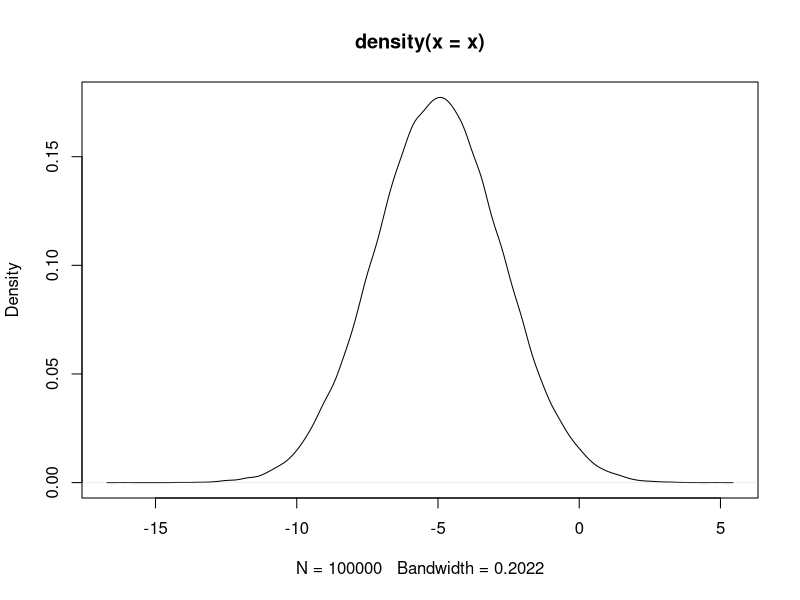
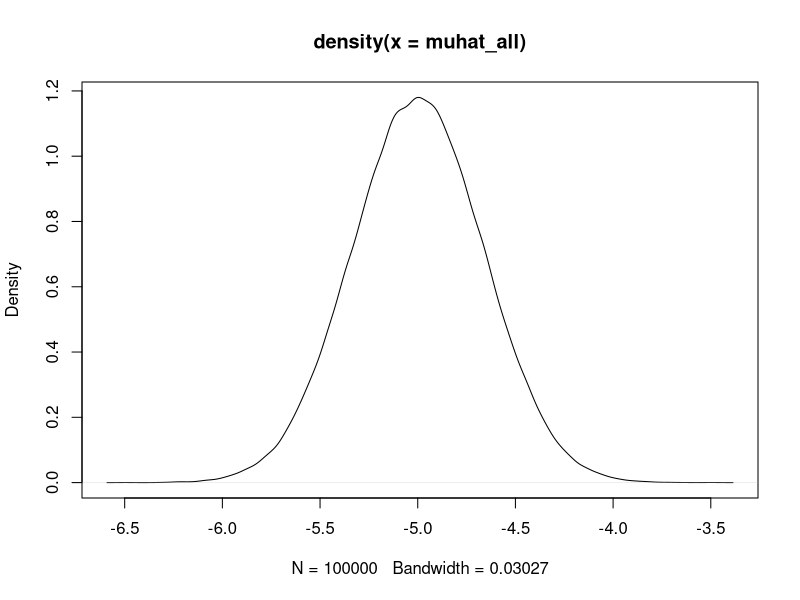
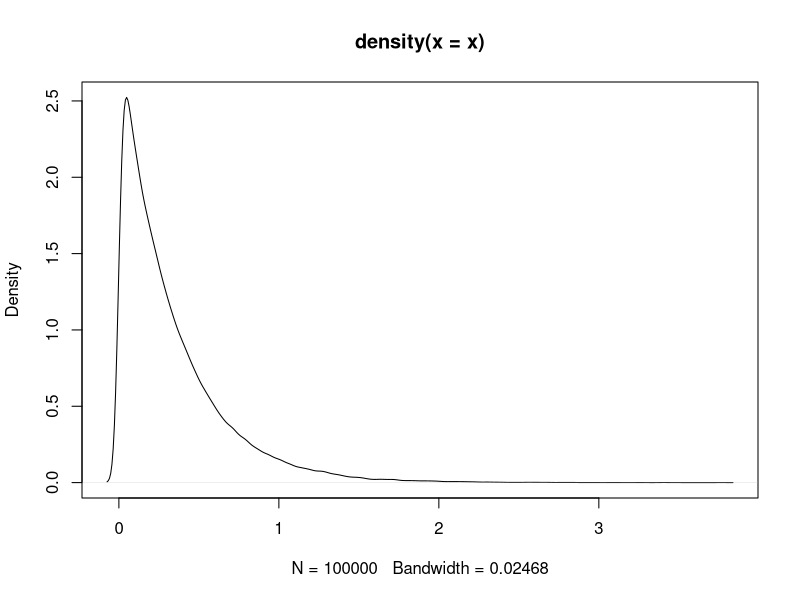
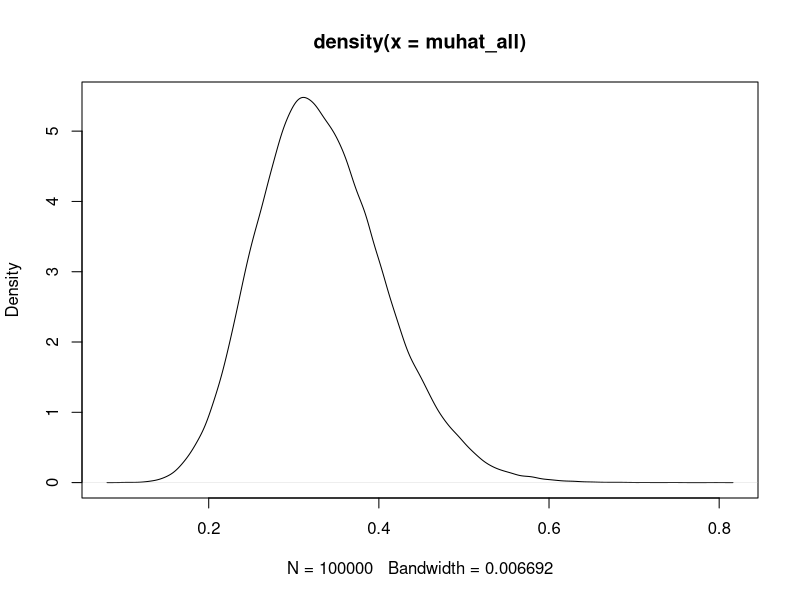
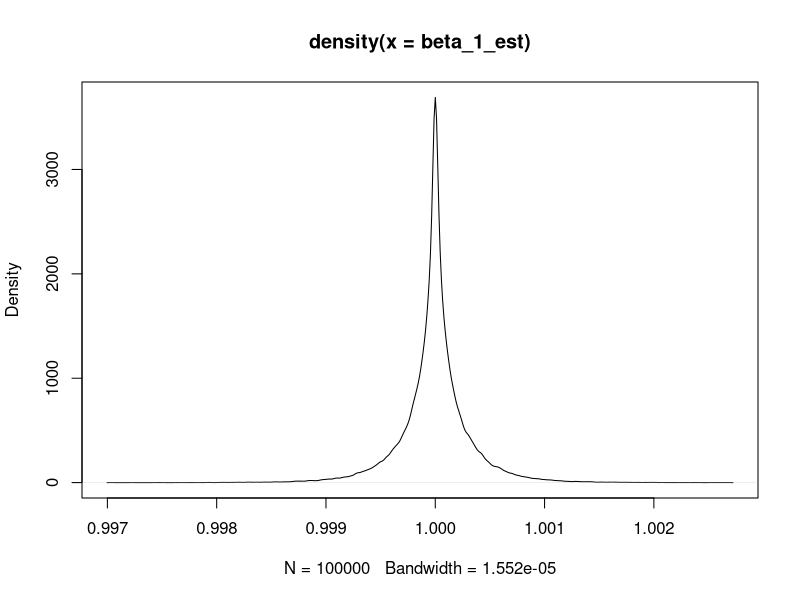
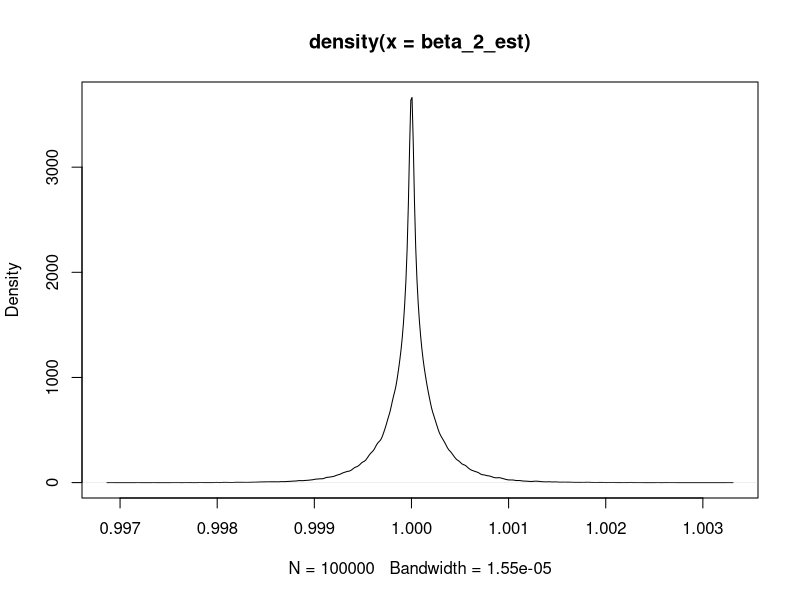

Write R code to recreate these figures, in order.
## ---- chunk 1
x = as.matrix(c(-5, -3, -1, 0 , 2, 4))
norm1 <- norm(x, type = "1")
norm2 <- norm(x, type = "2")
norminf <- norm(x, type = "I")
cat(" 1-Norm: ", norm1, "\n",
    "2-Norm: ", norm2, "\n",
    "Inf-Norm: ", norminf)
## ---- chunk 2
x = rnorm(100000, mean = -5, sd = 2.25)
meanx <- mean(x)
sdx <- sd(x)
cat(" Mean:", meanx, "\n",
    "SD: ", sdx)
## ---- chunk 3
plot(density(x))
## ---- chunk 4
numsamp = 100000
muhat_all = matrix(0,nrow = numsamp,ncol = 1)
for (i in 1:numsamp){
  x = rnorm(20,mean=-5,sd=1.5)
  muhat_all[i] = mean(x)
}
mean_muhat_all <- mean(muhat_all)
var_muhat_all <- var(muhat_all)
cat(" E[mu_bar]:", -5, "\n",
    "Mean_Sim: ", mean_muhat_all, "\n", "\n",
    "Var(mu_bar):", 2.25 / 20, "\n",
    "Var_Sim:", var_muhat_all, "\n")
## ---- chunk 5
plot(density(muhat_all))
## ---- chunk 6
x = rexp(100000, rate = 3)
meanx <- mean(x)
varx <- var(x)
cat(" E[x]:", 1/3, "\n",
    "Sample Mean: ", meanx, "\n", "\n",
    "Var(x):", 1/(3)^2, "\n",
    "Sample Var:", varx)
## ---- chunk 7
plot(density(x))
## ---- chunk 8
numsamp = 100000
muhat_all = matrix(0,nrow = numsamp,ncol = 1)
for (i in 1:numsamp){
  x = rexp(20, rate = 3)
  muhat_all[i] = mean(x)
}
mean_muhat_all <- mean(muhat_all)
var_muhat_all <- var(muhat_all)
cat(" E[mu_bar]:", 1/3, "\n",
    "Mean_Sim: ", mean_muhat_all, "\n", "\n",
    "Var(mu_bar):", (1/(3^2))/20, "\n",
    "Var_Sim:", var_muhat_all, "\n")
## ---- chunk 9
plot(density(muhat_all))
## ---- chunk 10
options(scipen=999)
beta1 = 1
beta2 = 1
sigma2 = 10
n = 50
a = 0.5
numsamp = 100000
x1_sample_var = matrix(0,nrow = numsamp,ncol = 1)
x2_sample_var = matrix(0,nrow = numsamp,ncol = 1)
x1_x2_sample_cov = matrix(0,nrow = numsamp,ncol = 1)
beta_1_est = matrix(0,nrow = numsamp,ncol = 1)
beta_2_est = matrix(0,nrow = numsamp,ncol = 1)
for (i in 1:numsamp){
  x1 = rnorm(n, mean = 0, sd = 1)
  eta = rnorm(n, mean = 0, sd = sqrt(a))
  x2 = (sqrt(1 - a)*x1) + eta
  e = rnorm(1, 0, sigma2)
  x1_sample_var[i] = var(x1)
  x2_sample_var[i] = var(x2)
  x1_x2_sample_cov[i] = cov(x1, x2)
  beta_1_est[i] = 1 + solve(n*var(x1))*mean(x1)*e
  beta_2_est[i] = 1 + solve(n*var(x2))*mean(x2)*e
}
mean_x1_sample_var = mean(x1_sample_var)
mean_x2_sample_var = mean(x2_sample_var)
mean_x1_x2_sample_cov = mean(x1_x2_sample_cov)
var_b1_inv = sigma2*n*mean_x1_sample_var
var_b2_inv = sigma2*n*mean_x2_sample_var
cov_b1_b2_inv = sigma2*n*mean_x1_x2_sample_cov
cov_b2_b1_inv = sigma2*n*mean_x1_x2_sample_cov
var_b_inv <- as.matrix(cbind(c(var_b1_inv, cov_b1_b2_inv), c(cov_b2_b1_inv, var_b2_inv)))
var_b <- solve(var_b_inv)
var_b_inv
var_b
## ---- chunk 11
options(scipen=999)
beta1 = 1
beta2 = 1
sigma2 = 10
n = 1000
a = 0.5
numsamp = 100000
x1_sample_var = matrix(0,nrow = numsamp,ncol = 1)
x2_sample_var = matrix(0,nrow = numsamp,ncol = 1)
x1_x2_sample_cov = matrix(0,nrow = numsamp,ncol = 1)
beta_1_est = matrix(0,nrow = numsamp,ncol = 1)
beta_2_est = matrix(0,nrow = numsamp,ncol = 1)
for (i in 1:numsamp){
  x1 = rnorm(n, mean = 0, sd = 1)
  eta = rnorm(n, mean = 0, sd = sqrt(a))
  x2 = (sqrt(1 - a)*x1) + eta
  e = rnorm(1, 0, sigma2)
  x1_sample_var[i] = var(x1)
  x2_sample_var[i] = var(x2)
  x1_x2_sample_cov[i] = cov(x1, x2)
  beta_1_est[i] = 1 + solve(n*var(x1))*mean(x1)*e
  beta_2_est[i] = 1 + solve(n*var(x2))*mean(x2)*e
}
mean_x1_sample_var = mean(x1_sample_var)
mean_x2_sample_var = mean(x2_sample_var)
mean_x1_x2_sample_cov = mean(x1_x2_sample_cov)
var_b1_inv = sigma2*n*mean_x1_sample_var
var_b2_inv = sigma2*n*mean_x2_sample_var
cov_b1_b2_inv = sigma2*n*mean_x1_x2_sample_cov
cov_b2_b1_inv = sigma2*n*mean_x1_x2_sample_cov
var_b_inv <- as.matrix(cbind(c(var_b1_inv, cov_b1_b2_inv), c(cov_b2_b1_inv, var_b2_inv)))
var_b <- solve(var_b_inv)
var_b_inv
var_b
## ---- chunk 12
print(plot(density(beta_1_est)))
print(plot(density(beta_2_est)))
